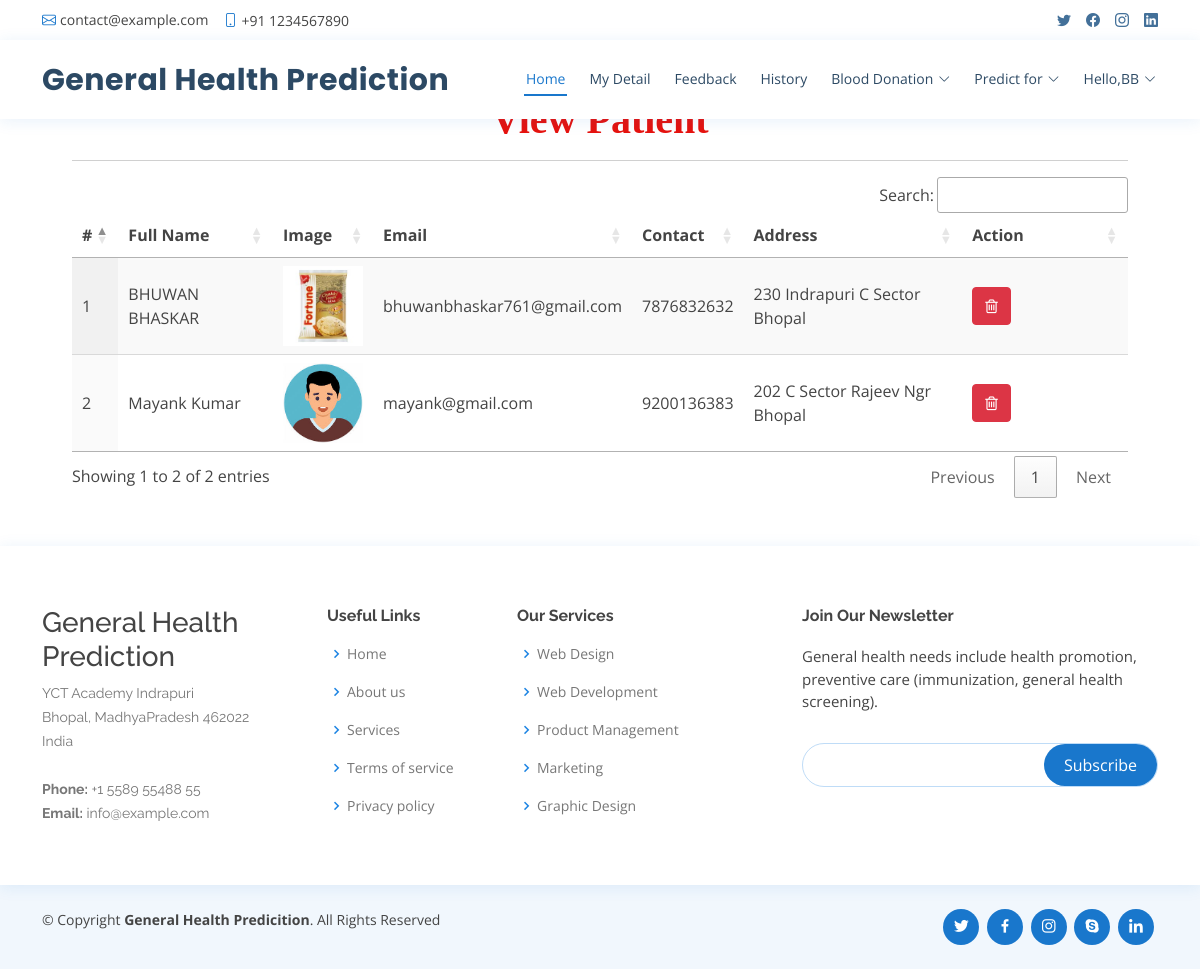
The page /view_patient (signed in) on the database its author committed.
### healthapp/models.py (models this page shows, shortened)
class Patient(models.Model):
    user = models.ForeignKey(User, on_delete=models.CASCADE, null=True)
    contact = models.CharField(max_length=100, null=True)
    address = models.CharField(max_length=100, null=True)
    dob = models.DateField(null=True)
    image = models.FileField(null=True)

### healthapp/views.py (the view)
# urls.py: path('view_patient', View_Patient,name="view_patient"),
@login_required(login_url="login")
def View_Patient(request):
    patient = Patient.objects.all()
    d = {'patient':patient}
    return render(request,'view_patient.html',d)

### healthapp/templates/view_patient.html
{% extends 'index.html' %}
{% load static %}
{% block body %}
<div class="container-fluid" style="width:90%;margin-top:8%">
                    <div class="container-fluid">
                        <h1 align="center" style="font-weight:bold;font-family : 'Monotype Corsiva' ; color : #E6120E ;margin-top:4%">View Patient</h1>
                         </div><hr>
                                <table id="example" class="display" style="width:100%">
                                  <thead>
                                    <tr>
                                      <th>#</th>
                                      <th>Full Name</th>
                                      <th>Image</th>
                                      <th>Email</th>
                                      <th>Contact</th>
                                      <th>Address</th>
                                      <th>Action</th>
                                  </tr>
                              </thead>
                              <tbody>
                              {% for i in patient %}
                                <tr>
                                  <td>{{forloop.counter}}</td>
                                  <td>{{i.user.first_name}} {{i.user.last_name}}</td>
                                  <td>{% if i.image %}<img src="{{i.image.url}}" style="width:80px;height:80px">{% endif %}</td>
                                  <td>{{i.user.email}}</td>
                                  <td>{{i.contact}}</td>
                                  <td>{{i.address}}</td>
                                  <td style="width:150px">
                                      <a href="{% url 'delete_patient' i.id %}" ><button class="btn btn-danger" onclick="return confirm('Are you sure?')"><i class="fa fa-trash-o"></i></button></a></td>
                              </tr>
                              {% endfor %}
                          </tbody>
                      </table>
                  </div>
{% endblock %}

### healthapp/templates/index.html (shortened to what this page needs)
<!DOCTYPE html>
<html lang="en">
  {% load static %}
<head>
  <link href="{% static 'vendor/fontawesome-free/css/all.min.css' %}" rel="stylesheet">
  <link href="{% static 'vendor/animate.css/animate.min.css' %}" rel="stylesheet">
  <link href="{% static 'vendor/bootstrap/css/bootstrap.min.css' %}" rel="stylesheet">
  <link href="{% static 'vendor/bootstrap-icons/bootstrap-icons.css' %}" rel="stylesheet">
  <link href="{% static 'vendor/boxicons/css/boxicons.min.css' %}" rel="stylesheet">
  <link href="{% static 'vendor/glightbox/css/glightbox.min.css' %}" rel="stylesheet">
  <link href="{% static 'vendor/remixicon/remixicon.css' %}" rel="stylesheet">
  <link href="{% static 'vendor/swiper/swiper-bundle.min.css' %}" rel="stylesheet">
  <link href="{% static 'css/style.css' %}" rel="stylesheet">
  <link rel="stylesheet" href="https://cdnjs.cloudflare.com/ajax/libs/font-awesome/4.7.0/css/font-awesome.min.css">
  <link rel='stylesheet' type='text/css' href="https://cdn.datatables.net/1.10.21/css/jquery.dataTables.min.css">
  <link rel='stylesheet' type='text/css' href="https://cdn.datatables.net/buttons/1.6.2/css/buttons.dataTables.min.css">
</head>
<body>
  <div id="topbar" class="d-flex align-items-center fixed-top">
    <div class="container d-flex justify-content-between">
      <div class="contact-info d-flex align-items-center">
        <i class="bi bi-envelope"></i> <a href="mailto:contact@example.com">contact@example.com</a>
        <i class="bi bi-phone"></i> +91 1234567890
      </div>
      <div class="d-none d-lg-flex social-links align-items-center">
        <a href="#" class="twitter"><i class="bi bi-twitter"></i></a>
        <a href="#" class="facebook"><i class="bi bi-facebook"></i></a>
        <a href="#" class="instagram"><i class="bi bi-instagram"></i></a>
        <a href="#" class="linkedin"><i class="bi bi-linkedin"></i></i></a>
      </div>
    </div>
  </div>
  <header id="header" class="fixed-top">
    <div class="container d-flex align-items-center">
      <h1 class="logo me-auto"><a href="index.html">General Health Prediction</a></h1>
      {% if request.user.is_staff %}
      <nav id="navbar" class="navbar order-last order-lg-0">
        <ul>
          <li><a class="nav-link scrollto active" href="{% url 'admin_home' %}">Home</a></li>
          <li class="dropdown"><a href="#"><span>Doctor</span> <i class="bi bi-chevron-down"></i></a>
            <ul>
              <li><a href="/add_doctor">Add Doctor</a></li>
              <li><a href="/view_doctor">View Doctor</a></li>
            </ul>
          </li>
          <li><a class="nav-link scrollto" href="/view_patient">Patient</a></li>
          <li><a class="nav-link scrollto" href="/view_search_pat">Searched Data</a></li>
          <li><a class="nav-link scrollto" href="/view_feedback">Feedback</a></li>
          <li class="dropdown"><a href="#"><span>Blood Donation</span> <i class="bi bi-chevron-down"></i></a>
            <ul>
              <li><a href="/request_blood">Request for Blood</a></li>
              <li><a href="/donator_blood">Donate for Blood</a></li>
            </ul>
          </li>
          <li class="dropdown">
            <a href="#" class="appointment-btn scrollto" style="color: #fff;"><span class="d-none d-md-inline">Welcome,</span> {{request.user.username}} <i class="bi bi-chevron-down"></i></a>
            <ul>
              <li><a href="{% url 'change_password' %}">Password</a></li>
              <li><a href="{% url 'logout' %}">Logout</a></li>
            </ul>
          </li>
        </ul>
        <i class="bi bi-list mobile-nav-toggle"></i>
      </nav>
      {% elif request.user.patient_set.all.0 %}
      <nav id="navbar" class="navbar order-last order-lg-0">
        <ul>
          <li><a class="nav-link scrollto active" href="{% url 'patient_home' %}">Home</a></li>
          <li><a class="nav-link scrollto" href="/profile_doctor">My Detail</a></li>
          <li><a class="nav-link scrollto" href="/sent_feedback">Feedback</a></li>
          <li><a class="nav-link scrollto" href="/view_search_pat">History</a></li>
          <li class="dropdown"><a href="#"><span>Blood Donation</span> <i class="bi bi-chevron-down"></i></a>
          </li>
          <li class="dropdown"><a href="#"><span>Predict for</span> <i class="bi bi-chevron-down"></i></a>
          </li>
          <li class="dropdown"><a href="#"><span>Hello,{{request.user.username}}</span> <i class="bi bi-chevron-down"></i></a>
          </li>
        </ul>
      </nav>
      {% endif %}
  </header>
  <div class="mt-5 mb-5" style="margin-top:14%">
  {% block body %}
  {% endblock %}
  </div>
  <footer id="footer">
    <div class="footer-top">
      <div class="container">
        <div class="row">
          <div class="col-lg-3 col-md-6 footer-contact">
            <h3>General Health Prediction</h3>
            <p>
              YCT Academy Indrapuri <br>
              Bhopal, MadhyaPradesh 462022<br>
              India <br><br>
              <strong>Phone:</strong> +1 5589 55488 55<br>
              <strong>Email:</strong> info@example.com<br>
            </p>
          </div>
          <div class="col-lg-2 col-md-6 footer-links">
            <h4>Useful Links</h4>
            <ul>
              <li><i class="bx bx-chevron-right"></i> <a href="#">Home</a></li>
              <li><i class="bx bx-chevron-right"></i> <a href="#">About us</a></li>
              <li><i class="bx bx-chevron-right"></i> <a href="#">Services</a></li>
              <li><i class="bx bx-chevron-right"></i> <a href="#">Terms of service</a></li>
              <li><i class="bx bx-chevron-right"></i> <a href="#">Privacy policy</a></li>
            </ul>
          </div>
          <div class="col-lg-3 col-md-6 footer-links">
            <h4>Our Services</h4>
            <ul>
              <li><i class="bx bx-chevron-right"></i> <a href="#">Web Design</a></li>
              <li><i class="bx bx-chevron-right"></i> <a href="#">Web Development</a></li>
              <li><i class="bx bx-chevron-right"></i> <a href="#">Product Management</a></li>
              <li><i class="bx bx-chevron-right"></i> <a href="#">Marketing</a></li>
              <li><i class="bx bx-chevron-right"></i> <a href="#">Graphic Design</a></li>
            </ul>
          </div>
          <div class="col-lg-4 col-md-6 footer-newsletter">
            <h4>Join Our Newsletter</h4>
            <p>General health needs include health promotion, preventive care (immunization, general health screening).</p>
            <form action="" method="post">
              <input type="email" name="email"><input type="submit" value="Subscribe">
            </form>
          </div>
        </div>
      </div>
    </div>
    <div class="container d-md-flex py-4">
      <div class="me-md-auto text-center text-md-start">
        <div class="copyright">
          &copy; Copyright <strong><span>General Health Predicition</span></strong>. All Rights Reserved
        </div>
        <div class="credits">
        </div>
      </div>
      <div class="social-links text-center text-md-right pt-3 pt-md-0">
        <a href="#" class="twitter"><i class="bx bxl-twitter"></i></a>
        <a href="#" class="facebook"><i class="bx bxl-facebook"></i></a>
        <a href="#" class="instagram"><i class="bx bxl-instagram"></i></a>
        <a href="#" class="google-plus"><i class="bx bxl-skype"></i></a>
        <a href="#" class="linkedin"><i class="bx bxl-linkedin"></i></a>
      </div>
    </div>
  </footer>
</body>
</html>

### healthapp/static/css/style.css (style rules this page uses)
body { font-family: "Open Sans", sans-serif; color: #444444; }
a { color: #1977cc; text-decoration: none; }
h1, h2, h3, h4, h5, h6 { font-family: "Raleway", sans-serif; }
#topbar { background: #fff; height: 40px; font-size: 14px; transition: all 0.5s; z-index: 996; }
#topbar .contact-info a { line-height: 1; color: #444444; transition: 0.3s; }
#topbar .contact-info i { color: #1977cc; padding-right: 4px; margin-left: 15px; line-height: 0; }
#topbar .contact-info i:first-child { margin-left: 0; }
#topbar .social-links a { color: #437099; padding-left: 15px; display: inline-block; line-height: 1px; transition: 0.3s; }
#topbar .social-links a:first-child { border-left: 0; }
#header { background: #fff; transition: all 0.5s; z-index: 997; padding: 15px 0; top: 40px; box-shadow: 0px 2px 15px rgba(25, 119, 204, 0.1); }
#header .logo { font-size: 30px; margin: 0; padding: 0; line-height: 1; font-weight: 700; letter-spacing: 0.5px; font-family: "Poppins", sans-serif; }
#header .logo a { color: #2c4964; }
.navbar { padding: 0; }
.navbar ul { margin: 0; padding: 0; display: flex; list-style: none; align-items: center; }
.navbar li { position: relative; }
.navbar>ul>li { position: relative; white-space: nowrap; padding: 8px 0 8px 20px; }
.navbar a, .navbar a:focus { display: flex; align-items: center; justify-content: space-between; font-size: 14px; color: #2c4964; white-space: nowrap; transition: 0.3s; border-bottom: 2px solid #fff; padding: 5px 2px; }
.navbar a i, .navbar a:focus i { font-size: 12px; line-height: 0; margin-left: 5px; }
.navbar a:hover, .navbar .active, .navbar .active:focus, .navbar li:hover>a { color: #1977cc; border-color: #1977cc; }
#footer { color: #444444; font-size: 14px; background: #f1f7fd; }
#footer .footer-top { padding: 60px 0 30px 0; background: #fff; box-shadow: 0px 2px 15px rgba(25, 119, 204, 0.1); }
#footer .footer-top .footer-contact { margin-bottom: 30px; }
#footer .footer-top .footer-contact p { font-size: 14px; line-height: 24px; margin-bottom: 0; font-family: "Raleway", sans-serif; color: #777777; }
#footer .footer-top h4 { font-size: 16px; font-weight: bold; color: #444444; position: relative; padding-bottom: 12px; }
#footer .footer-top .footer-links { margin-bottom: 30px; }
#footer .footer-top .footer-links ul { list-style: none; padding: 0; margin: 0; }
#footer .footer-top .footer-links ul i { padding-right: 2px; color: #1c84e3; font-size: 18px; line-height: 1; }
#footer .footer-top .footer-links ul li { padding: 10px 0; display: flex; align-items: center; }
#footer .footer-top .footer-links ul li:first-child { padding-top: 0; }
#footer .footer-top .footer-links ul a { color: #777777; transition: 0.3s; display: inline-block; line-height: 1; }
#footer .footer-newsletter { font-size: 15px; }
#footer .footer-newsletter h4 { font-size: 16px; font-weight: bold; color: #444444; position: relative; padding-bottom: 12px; }
#footer .footer-newsletter form { margin-top: 30px; background: #fff; padding: 6px 10px; position: relative; border-radius: 50px; text-align: left; border: 1px solid #bfdcf7; }
#footer .footer-newsletter form input[type=email] { border: 0; padding: 4px 8px; width: calc(100% - 100px); }
#footer .footer-newsletter form input[type=submit] { position: absolute; top: 0; right: 0; bottom: 0; border: 0; background: none; font-size: 16px; padding: 0 20px; background: #1977cc; color: #fff; transition: 0.3s; border-radius: 50px; }
#footer .credits { padding-top: 5px; font-size: 13px; color: #444444; }
#footer .social-links a { font-size: 18px; display: inline-block; background: #1977cc; color: #fff; line-height: 1; padding: 8px 0; margin-right: 4px; border-radius: 50%; text-align: center; width: 36px; height: 36px; transition: 0.3s; }

### rows shown on the page
Patient: user.first_name "BHUWAN", user.last_name "BHASKAR", image (picture), user.email "bhuwanbhaskar761@gmail.com", contact "7876832632", address "230 Indrapuri C Sector Bhopal"
Patient: user.first_name "Mayank", user.last_name "Kumar", image (picture), user.email "mayank@gmail.com", contact "9200136383", address "202 C Sector Rajeev Ngr Bhopal"

### other values the page prints
{{ request.user.username }} "BB"
